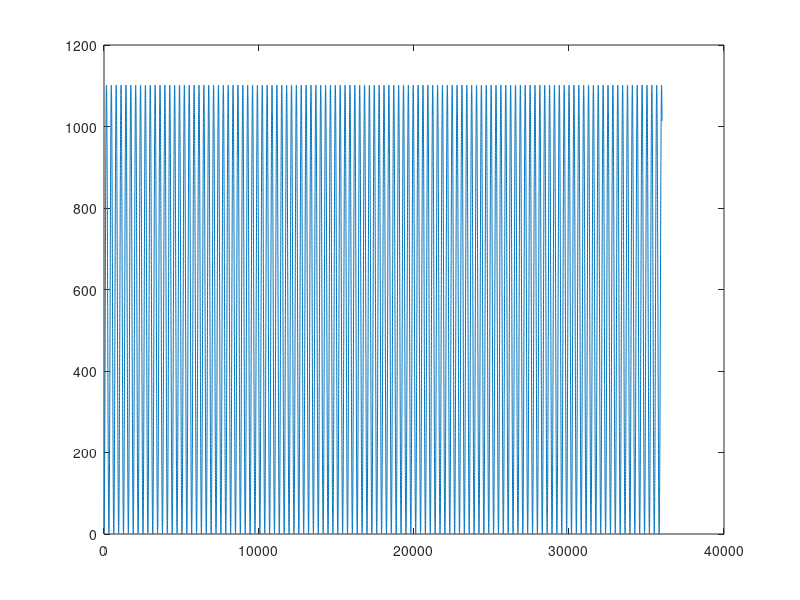

Reproduce this figure in MATLAB.
% simulacion directa ec. robert para t

clc

L0 = 0.58; % m
v = 300000; % m/s
c = 300000000; % m/s
lambda = 632.8e-9; %m/s
beta = v/c;

theta_original = [0:0.01:360];

L_theta = L0*sqrt(1 - (beta*cos(theta_original).^2));

%%%% theta = 0..360
theta = theta_original;

%%% vidrio
n = 1.6;
D_lambda = -9.05E-5;

L = L0*sqrt(1 - (beta*cos(theta).^2));
Vn = c/n + v*(1-1/n^2-D_lambda).*cos(theta);
tg2 = ( ...
        2*v.*L.*cos(theta) + ...
        sqrt(  (2*v*L.*cos(theta)).^2 + 4*L.^2.*(  ...
                                                   Vn.^2 - (v*cos(theta)).^2 - (v/n^2*sin(theta)).^2 ...
                                                ) ...
        ) ...
     ) ./ (Vn.^2 - (v*cos(theta)).^2 - (v/n^2*sin(theta)).^2)*2;
    

%%% aire
%%% vidrio
n = 1;
D_lambda = 0;

L = L0*sqrt(1 - (beta*cos(theta).^2));
Vn = c/n + v*(1-1/n^2-D_lambda).*cos(theta);
ta2 = ( ...
        2*v.*L.*cos(theta) + ...
        sqrt(  (2*v*L.*cos(theta)).^2 + 4*L.^2.*(  ...
                                                   Vn.^2 - (v*cos(theta)).^2 - (v/n^2*sin(theta)).^2 ...
                                                ) ...
        ) ...
     ) ./ (Vn.^2 - (v*cos(theta)).^2 - (v/n^2*sin(theta)).^2)*2;


%%%% theta = 0
theta = theta_original*0;

%%% vidrio
n = 1.6;
D_lambda = -9.05E-5;

L = L0*sqrt(1 - (beta*cos(theta).^2));
Vn = c/n + v*(1-1/n^2-D_lambda).*cos(theta);
tg1 = ( ...
        2*v.*L.*cos(theta) + ...
        sqrt(  (2*v*L.*cos(theta)).^2 + 4*L.^2.*(  ...
                                                   Vn.^2 - (v*cos(theta)).^2 - (v/n^2*sin(theta)).^2 ...
                                                ) ...
        ) ...
     ) ./ (Vn.^2 - (v*cos(theta)).^2 - (v/n^2*sin(theta)).^2)*2;

%%% aire
%%% vidrio
n = 1;
D_lambda = 0;

L = L0*sqrt(1 - (beta*cos(theta).^2));
Vn = c/n + v*(1-1/n^2-D_lambda).*cos(theta);
ta1 = ( ...
        2*v.*L.*cos(theta) + ...
        sqrt(  (2*v*L.*cos(theta)).^2 + 4*L.^2.*(  ...
                                                   Vn.^2 - (v*cos(theta)).^2 - (v/n^2*sin(theta)).^2 ...
                                                ) ...
        ) ...
     ) ./ (Vn.^2 - (v*cos(theta)).^2 - (v/n^2*sin(theta)).^2)*2;


N = (c/lambda)*((tg2-ta2)-(tg1-ta1));

plot(N)
% xlim([0 50])